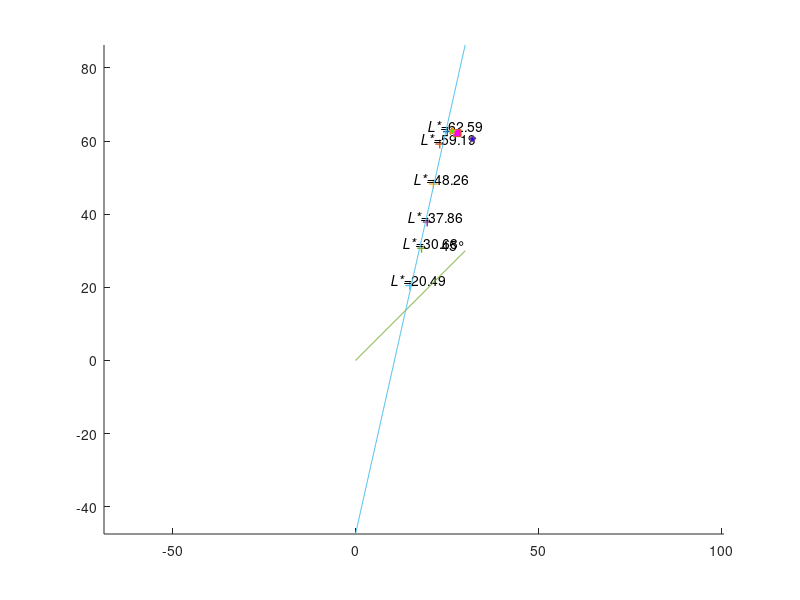

Reproduce this figure in MATLAB. (Note: this script raises an error after producing the figure.)
clc;clear;close all;
%%
data_Jack=[62.59, 17.66, 17.86;
    59.19, 14.59, 17.83;
    48.26, 14.53, 15.57;
    37.86, 14.21, 13.51;
    30.68, 13.23, 12.30;
    20.49, 11.48, 9.45];

contrast=[62.2, 18.9, 20.4;%PMCC
    62.66, 18.31, 19.12;%Cherry
    60.5, 20.7, 24.4];%Zeng
contrast_labCh=[contrast,sqrt(contrast(:,2).^2+contrast(:,3).^2),...
    atan2d(contrast(:,3),contrast(:,2))];


%L-C
L=data_Jack(:,1);
C=sqrt(data_Jack(:,2).^2+data_Jack(:,3).^2);
figure(1);
for i_para=1:size(data_Jack,1)
    hold on;
    scatter(C(i_para),L(i_para), 40, '+','LineWidth', 1); 
    plot(contrast_labCh(1,4),contrast_labCh(1,1), ...
    's', 'MarkerFaceColor', 'm', 'MarkerSize', 5);
    plot(contrast_labCh(2,4),contrast_labCh(2,1), ...
    'p', 'MarkerFaceColor', 'g', 'MarkerSize', 5);
    plot(contrast_labCh(3,4),contrast_labCh(3,1), ...
    'p', 'MarkerFaceColor', 'b', 'MarkerSize', 5);
    text( C(i_para)+10, L(i_para),strcat('{\it L*=}',num2str(data_Jack(i_para,1))), ...
            'VerticalAlignment', 'bottom', 'HorizontalAlignment', 'right', ...
            'FontSize', 10);
    
end

% L_C(:,1)=L;
% L_C(:,2)=1/1.242926153.*C;
% L_C(:,3)=0.73815/1.242926153.*C;
% save("Z:\homes\Peggy\VIVOskinExpe\Hassel_downsampled\HD65\cropped\CardMasked\L_C.mat","L_C");
%%
%拟合直线
    xdata = C(:);
    ydata = L;
    
    f = @(a,xdata)(a(1).*xdata+a(2));
   
    rmax = 0;

    for t = 1:500
        a0 = [rand,rand];
        options = optimset('MaxFunEvals',200000);
        a = lsqcurvefit(f,a0,xdata,ydata,[-inf,-inf],[inf,inf],options);
        y = a(1).*xdata+a(2);
   
        r = corr(y,ydata);
        if r >= rmax
            rmax = r;
            afinal = a;
        end
    end
    r_LC_Jack=rmax;
    a_LC_Jack = afinal;
%%
%45°
axis equal;
x = 0:0.1:30;
y= x;
text( 30,30,'45°', ...
            'VerticalAlignment', 'bottom', 'HorizontalAlignment', 'right', 'FontSize', 10);
plot(x,y);
%画拟合直线
x = 0:0.1:30;
y= a_LC_Jack(1)*x+a_LC_Jack(2);

plot(x,y);

%设置坐标
ax = gca; ax.XLim = [0 30];
ay = gca; ay.YLim = [0 90];
xlabel('C_{ab}*','FontAngle','italic');
ylabel('L*','FontAngle', 'italic');
title('L*-C_{ab}*','FontAngle', 'italic');
% output_folder="L_C_jack";
% saveas(1,['ellip_pic\linear\m\L_C.jpg']);
